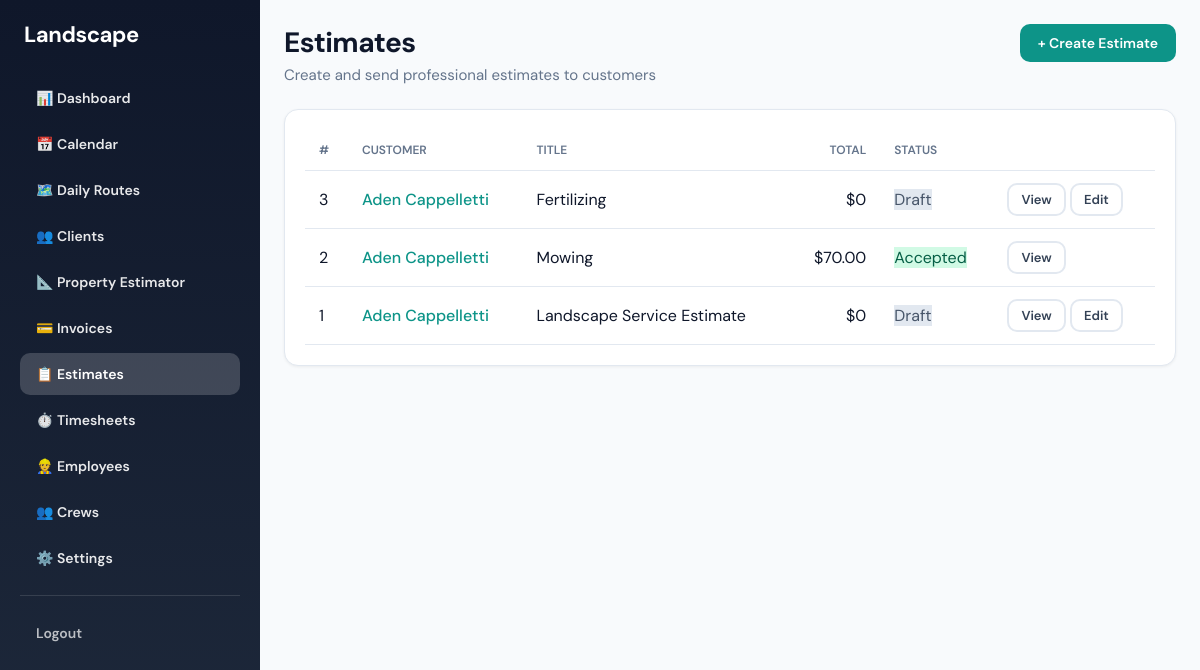
Screenshot of /billing/estimates/ (signed in) with the database file from the repository.
### billing/models.py (models this page shows, shortened)
class Estimate(models.Model):
    STATUS_CHOICES = [
        ('draft', 'Draft'),
        ('sent', 'Sent'),
        ('accepted', 'Accepted'),
        ('declined', 'Declined'),
    ]
    business = models.ForeignKey(
        Business,
        on_delete=models.CASCADE,
        related_name='estimates'
    )
    customer = models.ForeignKey(
        Customer,
        on_delete=models.CASCADE,
        related_name='estimates'
    )
    title = models.CharField(max_length=255, default='Landscape Service Estimate')
    status = models.CharField(max_length=20, choices=STATUS_CHOICES, default='draft')
    valid_until = models.DateField(null=True, blank=True)
    notes = models.TextField(blank=True)
    created_at = models.DateTimeField(auto_now_add=True)
    updated_at = models.DateTimeField(auto_now=True)
    sent_at = models.DateTimeField(null=True, blank=True)
    view_token = models.CharField(max_length=64, unique=True, null=True, blank=True)
    accepted_at = models.DateTimeField(null=True, blank=True)
    accepted_total = models.DecimalField(max_digits=10, decimal_places=2, null=True, blank=True)
    def total(self):
        return sum(item.line_total for item in self.line_items.all())

class EstimateLineItem(models.Model):
    ITEM_TYPE_CHOICES = [
        ('standard', 'Standard'),
        ('fertilizing', 'Fertilizing'),
        ('mulch', 'Mulch'),
        ('mowing', 'Mowing'),
    ]
    estimate = models.ForeignKey(
        Estimate,
        on_delete=models.CASCADE,
        related_name='line_items'
    )
    item_type = models.CharField(
        max_length=20,
        choices=ITEM_TYPE_CHOICES,
        default='standard',
        help_text='Service type for estimator options'
    )
    fertilizing_config = models.JSONField(
        null=True,
        blank=True,
        help_text='Stores fertilizing calculator inputs when item_type=fertilizing'
    )
    mulch_config = models.JSONField(
        null=True,
        blank=True,
        help_text='Stores mulch calculator inputs when item_type=mulch'
    )
    mowing_config = models.JSONField(
        null=True,
        blank=True,
        help_text='Stores mowing calculator inputs when item_type=mowing'
    )
    description = models.CharField(max_length=500)
    quantity = models.DecimalField(max_digits=10, decimal_places=2, default=1)
    unit = models.CharField(max_length=50, default='ea')
    unit_price = models.DecimalField(max_digits=10, decimal_places=2, default=0)
    material_cost = models.DecimalField(
        max_digits=10, decimal_places=2, default=0,
        help_text="Cost of materials for this line"
    )
    labor_cost = models.DecimalField(
        max_digits=10, decimal_places=2, default=0,
        help_text="Cost of labor for this line"
    )
    is_addon = models.BooleanField(default=False, verbose_name='Optional')
    order = models.PositiveIntegerField(default=0)
    class Meta:
        ordering = ['order', 'id']
    @property
    def line_total(self):
        if self.material_cost or self.labor_cost:
            return self.material_cost + self.labor_cost
        return self.quantity * self.unit_price

### customers/models.py (models this page shows, shortened)
class Customer(models.Model):
    business = models.ForeignKey(
        Business,
        on_delete=models.CASCADE,
        related_name='customers'
    )
    name = models.CharField(max_length=255)
    phone = models.CharField(max_length=20, blank=True)
    alt_phone = models.CharField(max_length=20, blank=True, verbose_name='Alternate phone')
    email = models.EmailField(blank=True)
    address_line1 = models.CharField(max_length=255, blank=True, verbose_name='Address')
    address_line2 = models.CharField(max_length=255, blank=True, verbose_name='Address line 2')
    city = models.CharField(max_length=100, blank=True)
    state = models.CharField(max_length=50, blank=True)
    postal_code = models.CharField(max_length=20, blank=True, verbose_name='ZIP / Postal code')
    notes = models.TextField(blank=True)
    created_at = models.DateTimeField(auto_now_add=True)
    updated_at = models.DateTimeField(auto_now=True)

### billing/views.py (the view)
# urls.py: path("estimates/", views.estimate_list, name="estimate_list"),
@role_required("owner")
def estimate_list(request):
    business = _get_business(request)
    if not business:
        messages.error(request, "You must be associated with a business.")
        return redirect("/")
    estimates = Estimate.objects.filter(business=business).select_related("customer").order_by("-created_at")
    return render(request, "billing/estimate_list.html", {"estimates": estimates})

### billing/views.py (called while the page is built)
def _get_business(request):
    return getattr(request.user, "business", None)

### billing/templates/billing/estimate_list.html (shortened to what this page needs)
{% extends "base.html" %}
{% block content %}
<div class="page-header" style="display: flex; justify-content: space-between; align-items: flex-start; flex-wrap: wrap; gap: 16px;">
  <div>
    <h1>Estimates</h1>
    <p>Create and send professional estimates to customers</p>
  </div>
  <a href="{% url 'billing:estimate_create' %}" class="btn btn-primary">+ Create Estimate</a>
</div>
<div class="card">
  <table class="data-table">
    <thead>
      <tr>
        <th>#</th>
        <th>Customer</th>
        <th>Title</th>
        <th class="num">Total</th>
        <th>Status</th>
        <th></th>
      </tr>
    </thead>
    <tbody>
      {% for est in estimates %}
      <tr>
        <td>{{ est.id }}</td>
        <td><a href="{% url 'customer_detail' est.customer.id %}" class="link-primary">{{ est.customer.name }}</a></td>
        <td>{{ est.title }}</td>
        <td class="num">${{ est.total }}</td>
        <td><span class="badge badge-{{ est.status }}">{{ est.status|title }}</span></td>
        <td>
          <a href="{% url 'billing:estimate_detail' est.id %}" class="btn btn-secondary btn-sm">View</a>
          {% if est.status == 'draft' %}
          <a href="{% url 'billing:estimate_edit' est.id %}" class="btn btn-secondary btn-sm">Edit</a>
          {% endif %}
        </td>
      </tr>
      {% empty %}
      <tr><td colspan="6">No estimates yet. <a href="{% url 'billing:estimate_create' %}" class="link-primary">Create your first estimate</a></td></tr>
      {% endfor %}
    </tbody>
  </table>
</div>
{% endblock %}

### templates/base.html (style rules this page uses)
:root { --primary: #0d9488; --primary-hover: #0f766e; --primary-light: #ccfbf1; --secondary: #334155; --accent: #059669; --surface: #ffffff; --surface-alt: #f8fafc; --border: #e2e8f0; --text: #0f172a; --text-muted: #64748b; }
* { box-sizing: border-box; }
body { margin: 0; font-family: 'DM Sans', -apple-system, BlinkMacSystemFont, sans-serif; background: var(--surface-alt); color: var(--text); min-height: 100vh; display: flex; }
.btn { display: inline-flex; align-items: center; justify-content: center; gap: 8px; padding: 10px 18px; font-size: 14px; font-weight: 600; border-radius: 10px; text-decoration: none; cursor: pointer; border: none; transition: all 0.15s ease; font-family: inherit; }
.btn-primary { background: var(--primary); color: white; }
.btn-secondary { background: white; color: var(--secondary); border: 2px solid var(--border); }
.btn-sm { padding: 6px 12px; font-size: 13px; }
.page-header { margin-bottom: 24px; }
.page-header h1 { font-size: 28px; font-weight: 700; margin: 0 0 4px 0; letter-spacing: -0.02em; }
.page-header p { margin: 0; color: var(--text-muted); font-size: 15px; }
.card { background: var(--surface); border-radius: 14px; padding: 20px; box-shadow: 0 1px 3px rgba(0,0,0,0.06); border: 1px solid var(--border); }
.data-table { width: 100%; border-collapse: collapse; }
.data-table th, .data-table td { padding: 12px 14px; text-align: left; border-bottom: 1px solid var(--border); }
.data-table th { font-size: 12px; font-weight: 600; text-transform: uppercase; color: var(--text-muted); }
.data-table .num { text-align: right; }
.link-primary { color: var(--primary); font-weight: 500; text-decoration: none; }

### billing/templates/billing/estimate_list.html (style rules this page uses)
.badge-draft { background: #e2e8f0; color: #475569; }
.badge-accepted { background: #d1fae5; color: #065f46; }

### rows the page displays
Estimate: id "3", customer.name "Aden Cappelletti", title "Fertilizing", total "0", status "Draft", shows "Edit"
Estimate: id "2", customer.name "Aden Cappelletti", title "Mowing", total "70.00", status "Accepted"
Estimate: id "1", customer.name "Aden Cappelletti", title "Landscape Service Estimate", total "0", status "Draft", shows "Edit"
